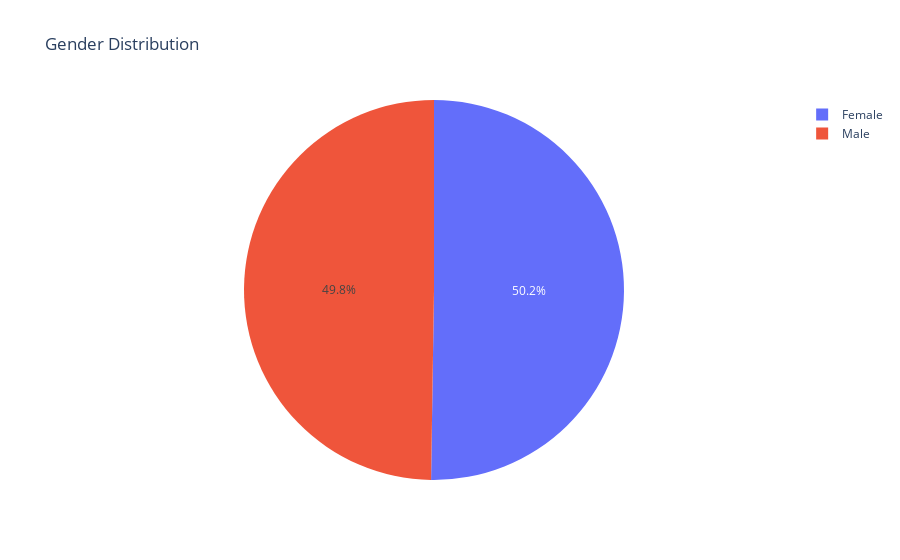

The notebook cell saved with this chart:
### Markdown cell above
We can see that there is no zero values in data.

### Code cell
fig = px.pie(df, names="Gender", title="Gender Distribution")
fig.show()

### Figure 1 — Plotly figure (JSON) as saved in the notebook; plotly's stock layout.template omitted (floating-point values rounded to 4 significant figures; data arrays with more than 128 entries replaced by an {"elided": "..."} marker saying what was removed)
{"data": [{"domain": {"x": [0, 1], "y": [0, 1]}, "hovertemplate": "Gender=%{label}<extra></extra>", "labels": {"elided": "1630 str values"}, "legendgroup": "", "name": "", "showlegend": true, "type": "pie"}], "layout": {"autosize": true, "legend": {"tracegroupgap": 0}, "title": {"text": "Gender Distribution"}}}
